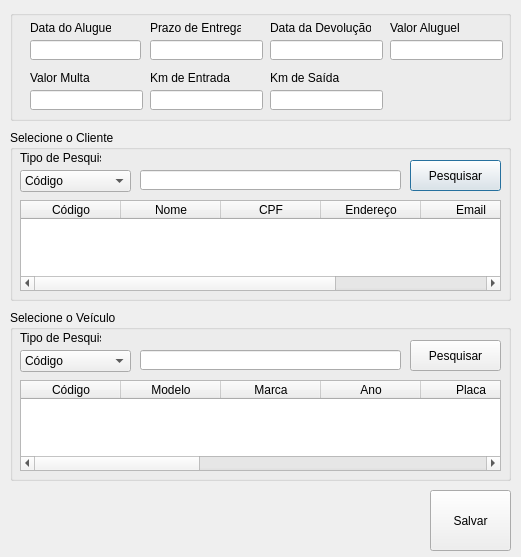
<?xml version="1.0" encoding="UTF-8"?>
<ui version="4.0">
 <class>FrmAluguel</class>
 <widget class="QDialog" name="FrmAluguel">
  <property name="geometry">
   <rect>
    <x>0</x>
    <y>0</y>
    <width>521</width>
    <height>557</height>
   </rect>
  </property>
  <property name="windowTitle">
   <string>Aluguel de Veículos</string>
  </property>
  <property name="windowIcon">
   <iconset>
    <normaloff>../../Imagens/btnAlugaVeiculo.png</normaloff>../../Imagens/btnAlugaVeiculo.png</iconset>
  </property>
  <widget class="QGroupBox" name="groupBox">
   <property name="geometry">
    <rect>
     <x>10</x>
     <y>10</y>
     <width>501</width>
     <height>111</height>
    </rect>
   </property>
   <property name="title">
    <string/>
   </property>
   <widget class="QLabel" name="label">
    <property name="geometry">
     <rect>
      <x>20</x>
      <y>10</y>
      <width>81</width>
      <height>16</height>
     </rect>
    </property>
    <property name="text">
     <string>Data do Aluguel</string>
    </property>
   </widget>
   <widget class="QLineEdit" name="EdtDataAluguel">
    <property name="geometry">
     <rect>
      <x>20</x>
      <y>30</y>
      <width>111</width>
      <height>20</height>
     </rect>
    </property>
   </widget>
   <widget class="QLineEdit" name="EdtPrazo">
    <property name="geometry">
     <rect>
      <x>140</x>
      <y>30</y>
      <width>113</width>
      <height>20</height>
     </rect>
    </property>
   </widget>
   <widget class="QLabel" name="label_2">
    <property name="geometry">
     <rect>
      <x>140</x>
      <y>10</y>
      <width>91</width>
      <height>16</height>
     </rect>
    </property>
    <property name="text">
     <string>Prazo de Entrega</string>
    </property>
   </widget>
   <widget class="QLabel" name="label_3">
    <property name="geometry">
     <rect>
      <x>260</x>
      <y>10</y>
      <width>101</width>
      <height>16</height>
     </rect>
    </property>
    <property name="text">
     <string>Data da Devolução</string>
    </property>
   </widget>
   <widget class="QLineEdit" name="EdtDataDev">
    <property name="geometry">
     <rect>
      <x>260</x>
      <y>30</y>
      <width>113</width>
      <height>20</height>
     </rect>
    </property>
   </widget>
   <widget class="QLineEdit" name="EdtValor">
    <property name="geometry">
     <rect>
      <x>380</x>
      <y>30</y>
      <width>113</width>
      <height>20</height>
     </rect>
    </property>
   </widget>
   <widget class="QLabel" name="label_4">
    <property name="geometry">
     <rect>
      <x>380</x>
      <y>10</y>
      <width>71</width>
      <height>16</height>
     </rect>
    </property>
    <property name="text">
     <string>Valor Aluguel</string>
    </property>
   </widget>
   <widget class="QLineEdit" name="EdtMulta">
    <property name="geometry">
     <rect>
      <x>20</x>
      <y>80</y>
      <width>113</width>
      <height>20</height>
     </rect>
    </property>
   </widget>
   <widget class="QLabel" name="label_5">
    <property name="geometry">
     <rect>
      <x>20</x>
      <y>60</y>
      <width>71</width>
      <height>16</height>
     </rect>
    </property>
    <property name="text">
     <string>Valor Multa</string>
    </property>
   </widget>
   <widget class="QLineEdit" name="EdtkmEntrada">
    <property name="geometry">
     <rect>
      <x>140</x>
      <y>80</y>
      <width>113</width>
      <height>20</height>
     </rect>
    </property>
   </widget>
   <widget class="QLabel" name="label_6">
    <property name="geometry">
     <rect>
      <x>140</x>
      <y>60</y>
      <width>81</width>
      <height>16</height>
     </rect>
    </property>
    <property name="text">
     <string>Km de Entrada</string>
    </property>
   </widget>
   <widget class="QLabel" name="label_7">
    <property name="geometry">
     <rect>
      <x>260</x>
      <y>60</y>
      <width>91</width>
      <height>16</height>
     </rect>
    </property>
    <property name="text">
     <string>Km de Saída</string>
    </property>
   </widget>
   <widget class="QLineEdit" name="EdtKmSaida">
    <property name="geometry">
     <rect>
      <x>260</x>
      <y>80</y>
      <width>113</width>
      <height>20</height>
     </rect>
    </property>
   </widget>
  </widget>
  <widget class="QGroupBox" name="groupBox_2">
   <property name="geometry">
    <rect>
     <x>10</x>
     <y>130</y>
     <width>501</width>
     <height>171</height>
    </rect>
   </property>
   <property name="title">
    <string>Selecione o Cliente</string>
   </property>
   <widget class="QLabel" name="label_8">
    <property name="geometry">
     <rect>
      <x>10</x>
      <y>20</y>
      <width>81</width>
      <height>16</height>
     </rect>
    </property>
    <property name="text">
     <string>Tipo de Pesquisa</string>
    </property>
   </widget>
   <widget class="QComboBox" name="cbPesqCliente">
    <property name="geometry">
     <rect>
      <x>10</x>
      <y>40</y>
      <width>111</width>
      <height>22</height>
     </rect>
    </property>
    <property name="cursor">
     <cursorShape>PointingHandCursor</cursorShape>
    </property>
    <item>
     <property name="text">
      <string>Código</string>
     </property>
    </item>
    <item>
     <property name="text">
      <string>Nome</string>
     </property>
    </item>
    <item>
     <property name="text">
      <string>CPF</string>
     </property>
    </item>
   </widget>
   <widget class="QLineEdit" name="EdtPesqCliente">
    <property name="geometry">
     <rect>
      <x>130</x>
      <y>40</y>
      <width>261</width>
      <height>20</height>
     </rect>
    </property>
   </widget>
   <widget class="QPushButton" name="btnPesqCliente">
    <property name="geometry">
     <rect>
      <x>400</x>
      <y>30</y>
      <width>91</width>
      <height>31</height>
     </rect>
    </property>
    <property name="cursor">
     <cursorShape>PointingHandCursor</cursorShape>
    </property>
    <property name="text">
     <string>Pesquisar</string>
    </property>
    <property name="icon">
     <iconset>
      <normaloff>../../Imagens/lupa.png</normaloff>../../Imagens/lupa.png</iconset>
    </property>
    <property name="iconSize">
     <size>
      <width>30</width>
      <height>30</height>
     </size>
    </property>
   </widget>
   <widget class="QTableWidget" name="gridCliente">
    <property name="geometry">
     <rect>
      <x>10</x>
      <y>70</y>
      <width>481</width>
      <height>91</height>
     </rect>
    </property>
    <column>
     <property name="text">
      <string>Código</string>
     </property>
    </column>
    <column>
     <property name="text">
      <string>Nome</string>
     </property>
    </column>
    <column>
     <property name="text">
      <string>CPF</string>
     </property>
    </column>
    <column>
     <property name="text">
      <string>Endereço</string>
     </property>
    </column>
    <column>
     <property name="text">
      <string>Email</string>
     </property>
    </column>
    <column>
     <property name="text">
      <string>Telefone</string>
     </property>
    </column>
   </widget>
  </widget>
  <widget class="QGroupBox" name="groupBox_3">
   <property name="geometry">
    <rect>
     <x>10</x>
     <y>310</y>
     <width>501</width>
     <height>171</height>
    </rect>
   </property>
   <property name="title">
    <string>Selecione o Veículo</string>
   </property>
   <widget class="QLabel" name="label_9">
    <property name="geometry">
     <rect>
      <x>10</x>
      <y>20</y>
      <width>81</width>
      <height>16</height>
     </rect>
    </property>
    <property name="text">
     <string>Tipo de Pesquisa</string>
    </property>
   </widget>
   <widget class="QComboBox" name="cbPesqVeic">
    <property name="geometry">
     <rect>
      <x>10</x>
      <y>40</y>
      <width>111</width>
      <height>22</height>
     </rect>
    </property>
    <property name="cursor">
     <cursorShape>PointingHandCursor</cursorShape>
    </property>
    <item>
     <property name="text">
      <string>Código</string>
     </property>
    </item>
    <item>
     <property name="text">
      <string>Marca</string>
     </property>
    </item>
    <item>
     <property name="text">
      <string>Modelo</string>
     </property>
    </item>
    <item>
     <property name="text">
      <string>Disponível</string>
     </property>
    </item>
    <item>
     <property name="text">
      <string>Alugado</string>
     </property>
    </item>
   </widget>
   <widget class="QLineEdit" name="EdtPesqVeiculo">
    <property name="geometry">
     <rect>
      <x>130</x>
      <y>40</y>
      <width>261</width>
      <height>20</height>
     </rect>
    </property>
   </widget>
   <widget class="QPushButton" name="btnPesqVeic">
    <property name="geometry">
     <rect>
      <x>400</x>
      <y>30</y>
      <width>91</width>
      <height>31</height>
     </rect>
    </property>
    <property name="cursor">
     <cursorShape>PointingHandCursor</cursorShape>
    </property>
    <property name="text">
     <string>Pesquisar</string>
    </property>
    <property name="icon">
     <iconset>
      <normaloff>../../Imagens/lupa.png</normaloff>../../Imagens/lupa.png</iconset>
    </property>
    <property name="iconSize">
     <size>
      <width>30</width>
      <height>30</height>
     </size>
    </property>
   </widget>
   <widget class="QTableWidget" name="gridVeiculo">
    <property name="geometry">
     <rect>
      <x>10</x>
      <y>70</y>
      <width>481</width>
      <height>91</height>
     </rect>
    </property>
    <column>
     <property name="text">
      <string>Código</string>
     </property>
    </column>
    <column>
     <property name="text">
      <string>Modelo</string>
     </property>
    </column>
    <column>
     <property name="text">
      <string>Marca</string>
     </property>
    </column>
    <column>
     <property name="text">
      <string>Ano</string>
     </property>
    </column>
    <column>
     <property name="text">
      <string>Placa</string>
     </property>
    </column>
    <column>
     <property name="text">
      <string>Alugado</string>
     </property>
    </column>
    <column>
     <property name="text">
      <string>Batido</string>
     </property>
    </column>
    <column>
     <property name="text">
      <string>Km Atual</string>
     </property>
    </column>
    <column>
     <property name="text">
      <string>Valor Diária</string>
     </property>
    </column>
    <column>
     <property name="text">
      <string>Descrição</string>
     </property>
    </column>
    <column>
     <property name="text">
      <string>Tipo</string>
     </property>
    </column>
   </widget>
  </widget>
  <widget class="QPushButton" name="btnSalvar">
   <property name="geometry">
    <rect>
     <x>430</x>
     <y>490</y>
     <width>81</width>
     <height>61</height>
    </rect>
   </property>
   <property name="cursor">
    <cursorShape>PointingHandCursor</cursorShape>
   </property>
   <property name="text">
    <string>Salvar</string>
   </property>
   <property name="icon">
    <iconset>
     <normaloff>../../Imagens/save.png</normaloff>../../Imagens/save.png</iconset>
   </property>
   <property name="iconSize">
    <size>
     <width>30</width>
     <height>30</height>
    </size>
   </property>
  </widget>
 </widget>
 <resources/>
 <connections/>
</ui>
